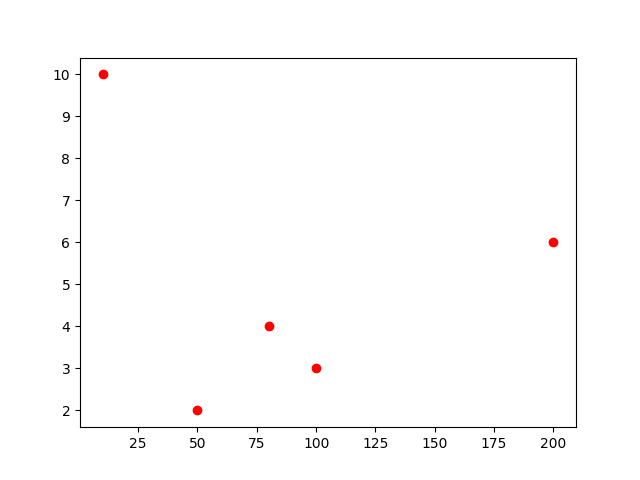

Source code (Python):
import matplotlib.pyplot as plt

likes = [10, 50, 80, 100, 200]
shares = [10, 2, 4, 3, 6]

plt.scatter(likes, shares, color = "red", label = "likes")

# plt.show()

plt.savefig("grafico-dispersion.png")
